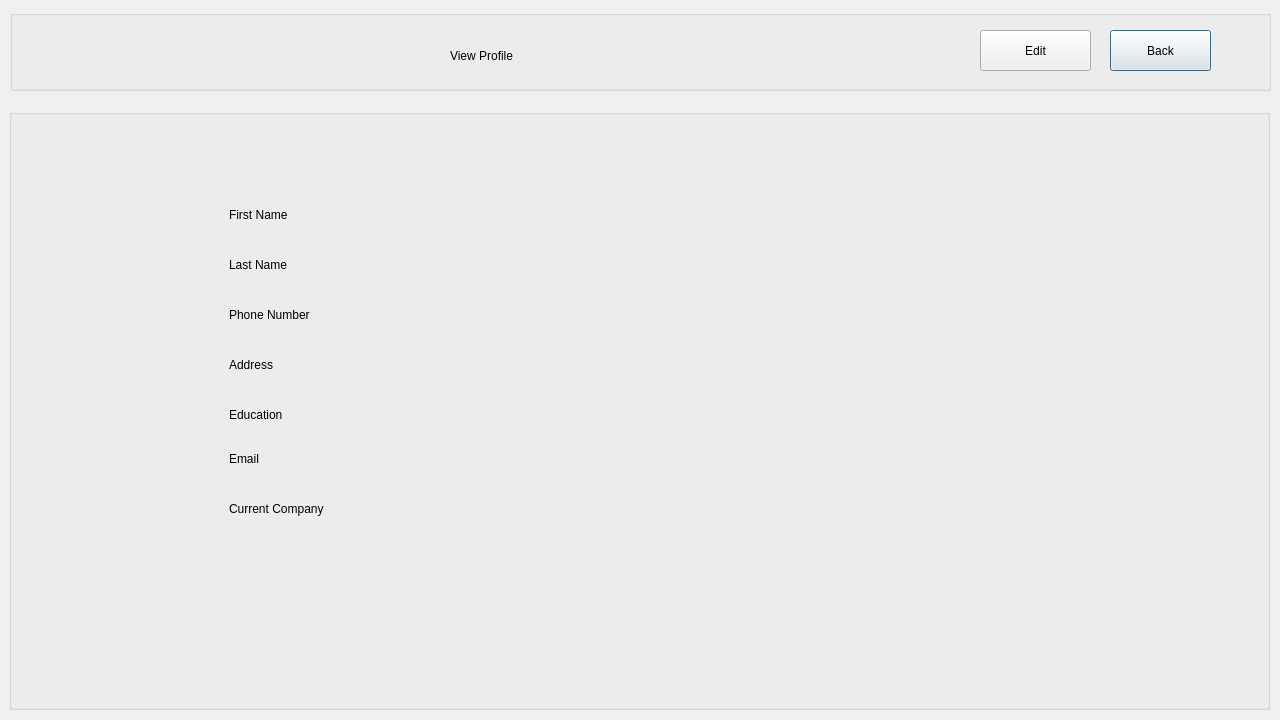
<?xml version="1.0" encoding="UTF-8"?>
<ui version="4.0">
 <class>viewprofile</class>
 <widget class="QDialog" name="viewprofile">
  <property name="geometry">
   <rect>
    <x>0</x>
    <y>0</y>
    <width>1280</width>
    <height>720</height>
   </rect>
  </property>
  <property name="windowTitle">
   <string>Dialog</string>
  </property>
  <widget class="QGroupBox" name="groupBox_vpvv">
   <property name="geometry">
    <rect>
     <x>10</x>
     <y>10</y>
     <width>1261</width>
     <height>81</height>
    </rect>
   </property>
   <property name="title">
    <string/>
   </property>
   <widget class="QPushButton" name="pushButton_backvp">
    <property name="geometry">
     <rect>
      <x>1100</x>
      <y>20</y>
      <width>101</width>
      <height>41</height>
     </rect>
    </property>
    <property name="text">
     <string>Back</string>
    </property>
   </widget>
   <widget class="QPushButton" name="pushButton_editvp">
    <property name="geometry">
     <rect>
      <x>970</x>
      <y>20</y>
      <width>111</width>
      <height>41</height>
     </rect>
    </property>
    <property name="text">
     <string>Edit</string>
    </property>
   </widget>
   <widget class="QLabel" name="label_sjoblist">
    <property name="geometry">
     <rect>
      <x>440</x>
      <y>20</y>
      <width>361</width>
      <height>51</height>
     </rect>
    </property>
    <property name="text">
     <string>View Profile</string>
    </property>
   </widget>
   <widget class="QLabel" name="label_vppic">
    <property name="geometry">
     <rect>
      <x>330</x>
      <y>10</y>
      <width>91</width>
      <height>61</height>
     </rect>
    </property>
    <property name="text">
     <string/>
    </property>
   </widget>
  </widget>
  <widget class="QGroupBox" name="groupBox_vpfp">
   <property name="geometry">
    <rect>
     <x>9</x>
     <y>109</y>
     <width>1261</width>
     <height>601</height>
    </rect>
   </property>
   <property name="title">
    <string/>
   </property>
   <widget class="QLabel" name="label_vpfn">
    <property name="geometry">
     <rect>
      <x>220</x>
      <y>90</y>
      <width>191</width>
      <height>31</height>
     </rect>
    </property>
    <property name="text">
     <string>First Name</string>
    </property>
   </widget>
   <widget class="QLabel" name="label_vpln">
    <property name="geometry">
     <rect>
      <x>220</x>
      <y>140</y>
      <width>221</width>
      <height>31</height>
     </rect>
    </property>
    <property name="text">
     <string>Last Name</string>
    </property>
   </widget>
   <widget class="QLabel" name="label_vppn">
    <property name="geometry">
     <rect>
      <x>220</x>
      <y>190</y>
      <width>221</width>
      <height>31</height>
     </rect>
    </property>
    <property name="text">
     <string>Phone Number</string>
    </property>
   </widget>
   <widget class="QLabel" name="label_vpad">
    <property name="geometry">
     <rect>
      <x>220</x>
      <y>240</y>
      <width>171</width>
      <height>31</height>
     </rect>
    </property>
    <property name="text">
     <string>Address</string>
    </property>
   </widget>
   <widget class="QLabel" name="label_vped">
    <property name="geometry">
     <rect>
      <x>220</x>
      <y>290</y>
      <width>191</width>
      <height>31</height>
     </rect>
    </property>
    <property name="text">
     <string>Education</string>
    </property>
   </widget>
   <widget class="QLabel" name="label_fname">
    <property name="geometry">
     <rect>
      <x>540</x>
      <y>90</y>
      <width>361</width>
      <height>20</height>
     </rect>
    </property>
    <property name="text">
     <string/>
    </property>
   </widget>
   <widget class="QLabel" name="label_lname">
    <property name="geometry">
     <rect>
      <x>540</x>
      <y>140</y>
      <width>391</width>
      <height>20</height>
     </rect>
    </property>
    <property name="text">
     <string/>
    </property>
   </widget>
   <widget class="QLabel" name="label_phonenumber">
    <property name="geometry">
     <rect>
      <x>540</x>
      <y>180</y>
      <width>411</width>
      <height>20</height>
     </rect>
    </property>
    <property name="text">
     <string/>
    </property>
   </widget>
   <widget class="QLabel" name="label_address">
    <property name="geometry">
     <rect>
      <x>540</x>
      <y>240</y>
      <width>341</width>
      <height>20</height>
     </rect>
    </property>
    <property name="text">
     <string/>
    </property>
   </widget>
   <widget class="QLabel" name="label_education">
    <property name="geometry">
     <rect>
      <x>540</x>
      <y>266</y>
      <width>391</width>
      <height>20</height>
     </rect>
    </property>
    <property name="text">
     <string/>
    </property>
   </widget>
   <widget class="QLabel" name="label">
    <property name="geometry">
     <rect>
      <x>220</x>
      <y>340</y>
      <width>141</width>
      <height>20</height>
     </rect>
    </property>
    <property name="text">
     <string>Email</string>
    </property>
   </widget>
   <widget class="QLabel" name="label_email">
    <property name="geometry">
     <rect>
      <x>540</x>
      <y>340</y>
      <width>301</width>
      <height>20</height>
     </rect>
    </property>
    <property name="text">
     <string/>
    </property>
   </widget>
   <widget class="QLabel" name="label_2">
    <property name="geometry">
     <rect>
      <x>220</x>
      <y>390</y>
      <width>201</width>
      <height>20</height>
     </rect>
    </property>
    <property name="text">
     <string>Current Company</string>
    </property>
   </widget>
   <widget class="QLabel" name="label_current">
    <property name="geometry">
     <rect>
      <x>540</x>
      <y>370</y>
      <width>371</width>
      <height>20</height>
     </rect>
    </property>
    <property name="text">
     <string/>
    </property>
   </widget>
  </widget>
 </widget>
 <resources/>
 <connections/>
</ui>
